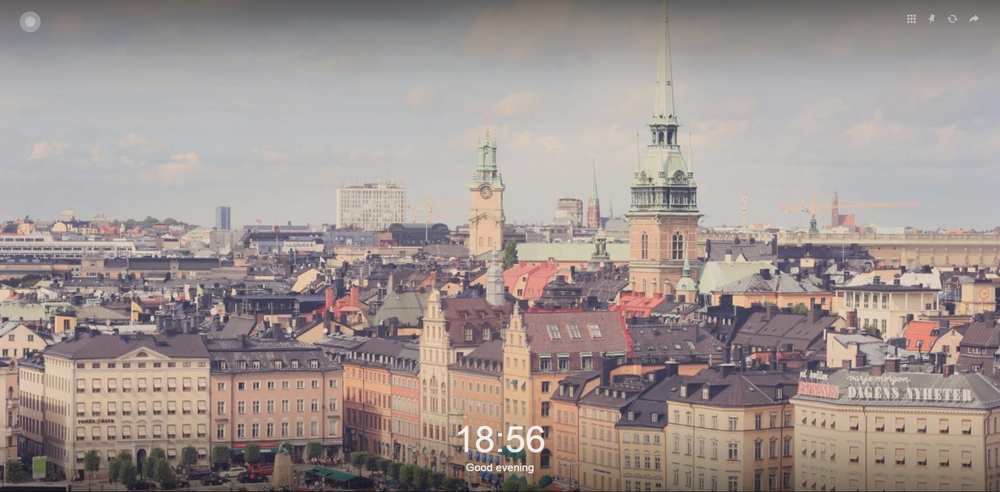
#> input picture image/demo.png, 1000 x 492 px, shrunk from 1920 x 945 before the run
$ python demo_frequence.py   (older library calls are emulated)
#> lines starting #> are read from the running program, lines starting #| are printed output that depends on the picture
import numpy as np
import matplotlib.pyplot as plt
from scipy import misc, signal, ndimage

mask = np.array([[-3 - 3j, 0 - 10j, +3 - 3j],
                 [-10 + 0j, 0 + 0j, +10 + 0j],
                 [-3 + 3j, 0 + 10j, +3 + 3j]])

origin = misc.imread("demo.png")
#> origin is the input picture: shape (492, 1000, 4); mean R, G, B, A 159.3, 147.9, 144.4, 255
origin = origin[:, :, 0]
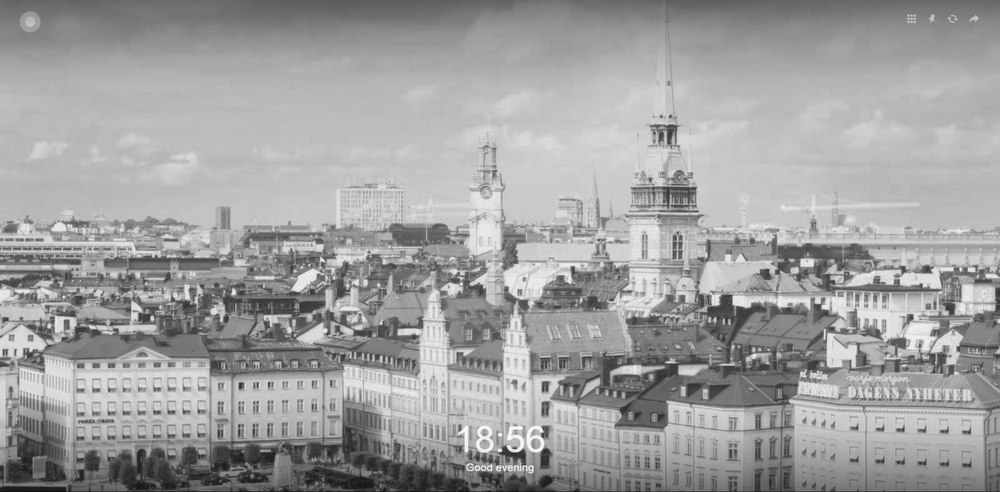
#> origin: shape (492, 1000); min 13, max 255, mean 159.3
#> (the run stopped early here; a loop or call above may not have finished)
